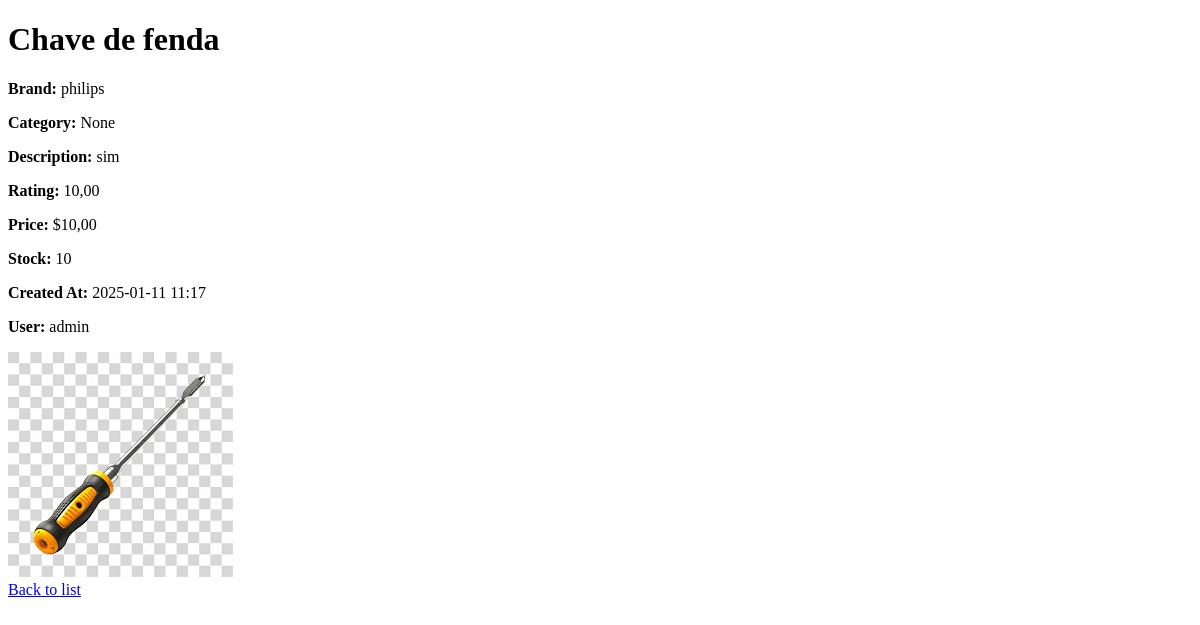
/1/, run on the app's committed database.
### app/models.py (models this page shows, shortened)
class Product(models.Model):
    user = models.ForeignKey(User, on_delete=models.SET_NULL, null=True)
    name = models.CharField(max_length=200, null=True, blank=True)
    image = models.ImageField(null=True, blank=True, default="/images/placeholder.png")
    brand = models.CharField(max_length=200, null=True, blank=True)
    category = models.CharField(max_length=200, null=True, blank=True)
    description = models.TextField(null=False, blank=True)
    rating = models.DecimalField(max_digits=12, decimal_places=2, null=True, blank=True)
    price = models.DecimalField(max_digits=12, decimal_places=2, null=True, blank=True)
    countInStock = models.IntegerField(null=True, blank=True, default=0)
    createdAt = models.DateTimeField(auto_now_add=True)
    _id = models.AutoField(primary_key=True, editable=False)

### app/views.py (the view)
# urls.py: path('<int:pk>/',ProductDetailView.as_view(), name='product-detail')
class ProductDetailView(DetailView):
    model = Product
    template_name = "produtos_detail.html"
    context_object_name = 'product'

### templates/produtos_detail.html (shortened to what this page needs)
{% extends 'base.html' %}
{% block conteudo %}
<h1>{{ product.name }}</h1>
<p><strong>Brand:</strong> {{ product.brand }}</p>
<p><strong>Category:</strong> {{ product.category }}</p>
<p><strong>Description:</strong> {{ product.description }}</p>
<p><strong>Rating:</strong> {{ product.rating }}</p>
<p><strong>Price:</strong> ${{ product.price }}</p>
<p><strong>Stock:</strong> {{ product.countInStock }}</p>
<p><strong>Created At:</strong> {{ product.createdAt|date:"Y-m-d H:i" }}</p>
<p><strong>User:</strong> {{ product.user.username }}</p>
<img src="{{ product.image.url }}" alt="{{ product.name }}" style="max-width: 300px;">
<br>
<a href="{% url 'product-list' %}">Back to list</a>
{% endblock conteudo %}

### data on the page
Product: name "Chave de fenda", brand "philips", category "None", description "sim", rating "10,00", price "10,00", countInStock "10", createdAt "2025-01-11 11:17", user.username "admin", image (picture)
